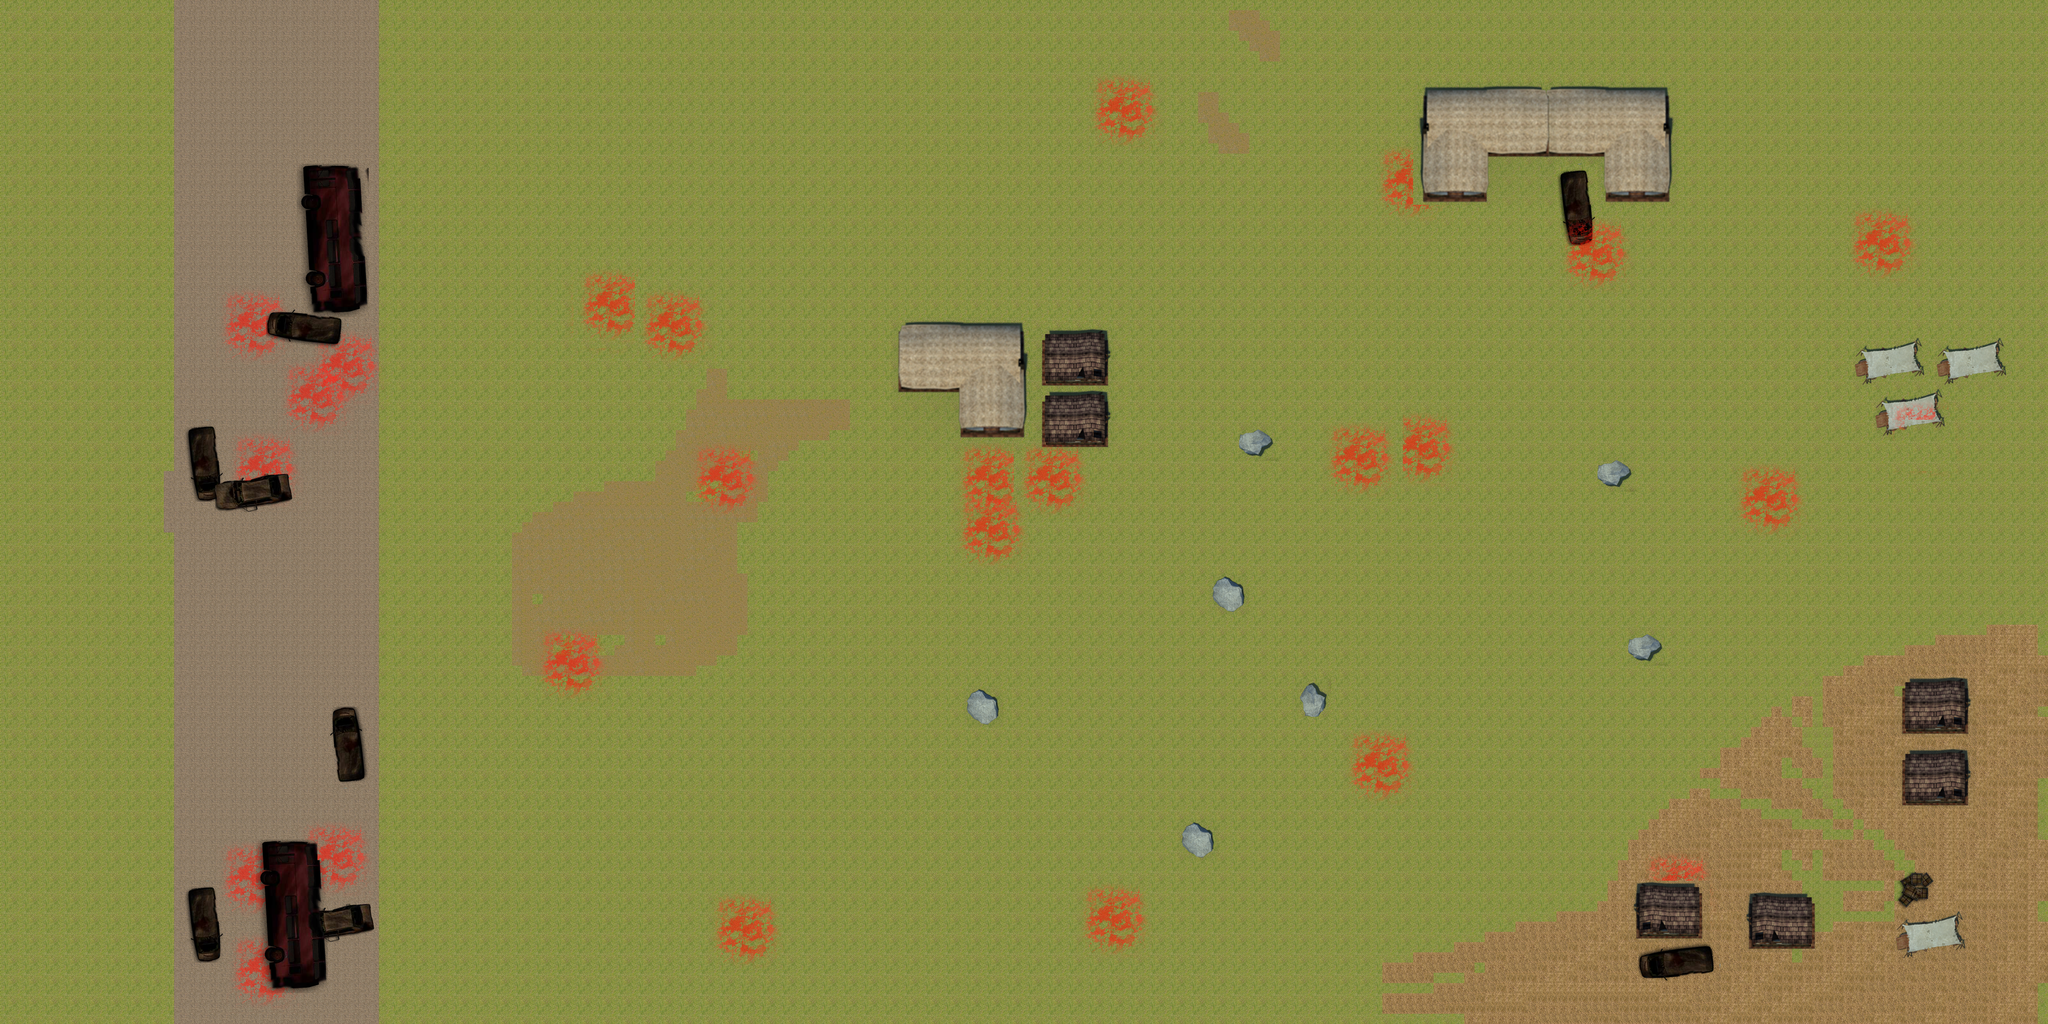

Below is a game level as drawn by its tile map, then a one-line description and the .tmx that defines it (tile-layer data replaced by summaries):
An orthogonal 200x100 tile map with 32x32 px tiles, 3 tile layers (Слой тайлов 1, Слой тайлов 2, Слой тайлов 3) and 3 objects (player1, normal, boss).

<map version="1.0" orientation="orthogonal" renderorder="right-down" width="200" height="100" tilewidth="32" tileheight="32" nextobjectid="4">
 <tileset firstgid="1" name="tiled" tilewidth="32" tileheight="32" tilecount="1024">
  <image source="../img/tiled.png" width="1024" height="1024" />
 </tileset>
 <layer name="Слой тайлов 1" width="200" height="100">
  <data>[20000 cells, 20000 non-empty, 16 distinct tile ids]</data>
 </layer>
 <layer name="Слой тайлов 2" width="200" height="100">
  <data>[20000 cells, 1374 non-empty, 542 distinct tile ids]</data>
 </layer>
 <layer name="Слой тайлов 3" width="200" height="100">
  <data>[20000 cells, 1870 non-empty, 506 distinct tile ids]</data>
 </layer>
 <objectgroup name="Слой объектов 1">
  <object id="1" name="player1" x="548" y="962" width="154" height="188" />
  <object id="2" name="normal" x="2896" y="1506" width="204" height="204" />
  <object id="3" name="boss" x="2538" y="912" width="232" height="232" />
 </objectgroup>
</map>
